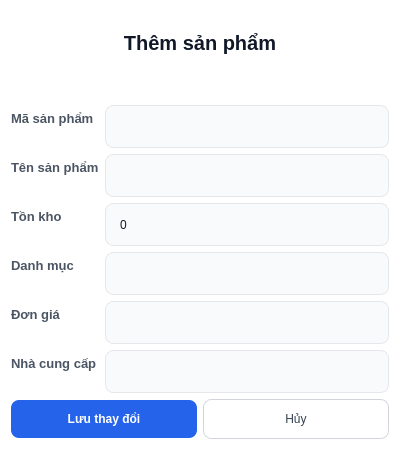
<?xml version="1.0" encoding="UTF-8"?>
<ui version="4.0">
 <class>Dialog</class>
 <widget class="QDialog" name="Dialog">
  <property name="geometry">
   <rect>
    <x>0</x>
    <y>0</y>
    <width>400</width>
    <height>450</height>
   </rect>
  </property>
  <property name="windowTitle">
   <string>Dialog</string>
  </property>
  <property name="styleSheet">
   <string notr="true">/* 1. Tổng thể Cửa sổ Dialog  */
QDialog {
    background-color: #ffffff;
    font-family: &quot;Inter&quot;, &quot;Segoe UI&quot;, sans-serif;
}

/* 2. Tiêu đề chính (Thêm sản phẩm)  */
QLabel#lblTitleThemSP {
    font-size: 20px;
    font-weight: 700;
    color: #111827;
    padding-bottom: 10px;
    margin-bottom: 15px;
}

/* 3. Nhãn thuộc tính trong Form [cite: 47, 48, 49] */
QLabel#lblMaSP, QLabel#lblTenSP, QLabel#lblDanhMuc, QLabel#lblGia, 
QLabel#lblNCC, QLabel#lblSoLuong {
    font-size: 13px;
    font-weight: 600;
    color: #4b5563;
}

/* 4. Các ô nhập liệu (Inputs, ComboBox, SpinBox) [cite: 49, 50] */
QLineEdit, QComboBox, QSpinBox {
    background-color: #f9fafb;
    border: 1px solid #e5e7eb;
    border-radius: 8px;
    padding: 8px 12px;
    color: #111827;
    min-height: 25px;
}

/* Hiệu ứng khi người dùng tương tác */
QLineEdit:focus, QComboBox:focus, QSpinBox:focus {
    border: 2px solid #2563eb;
    background-color: #ffffff;
}

/* 5. Nút bấm chức năng [cite: 50, 51] */

/* Nút LƯU (Primary Button) [cite: 51] */
QPushButton#btnLuu {
    background-color: #2563eb;
    color: #ffffff;
    font-weight: 700;
    border-radius: 8px;
    padding: 12px 24px;
    min-width: 120px;
}

QPushButton#btnLuu:hover {
    background-color: #1d4ed8;
}

/* Nút HỦY (Secondary Button) [cite: 51] */
QPushButton#btnHuy {
    background-color: #ffffff;
    color: #374151;
    border: 1px solid #d1d5db;
    border-radius: 8px;
    padding: 12px 24px;
}

QPushButton#btnHuy:hover {
    background-color: #f3f4f6;
}

/* 6. Tùy chỉnh mũi tên cho ComboBox &amp; SpinBox */
QComboBox::drop-down, QSpinBox::up-button, QSpinBox::down-button {
    border: none;
    background: transparent;
}</string>
  </property>
  <layout class="QVBoxLayout" name="verticalLayout">
   <item>
    <widget class="QLabel" name="lblTitleThemSP">
     <property name="text">
      <string>Thêm sản phẩm</string>
     </property>
     <property name="alignment">
      <set>Qt::AlignCenter</set>
     </property>
    </widget>
   </item>
   <item>
    <layout class="QFormLayout" name="formLayout">
     <item row="1" column="0">
      <widget class="QLabel" name="lblMaSP">
       <property name="text">
        <string>Mã sản phẩm</string>
       </property>
      </widget>
     </item>
     <item row="1" column="1">
      <widget class="QLineEdit" name="txtReadOnlyMaSP">
       <property name="readOnly">
        <bool>true</bool>
       </property>
      </widget>
     </item>
     <item row="2" column="0">
      <widget class="QLabel" name="lblTenSP">
       <property name="text">
        <string>Tên sản phẩm</string>
       </property>
      </widget>
     </item>
     <item row="2" column="1">
      <widget class="QLineEdit" name="txtTenSP"/>
     </item>
     <item row="3" column="0">
      <widget class="QLabel" name="lblSoLuong">
       <property name="text">
        <string>Tồn kho</string>
       </property>
      </widget>
     </item>
     <item row="3" column="1">
      <widget class="QSpinBox" name="spnSoLuong"/>
     </item>
     <item row="4" column="0">
      <widget class="QLabel" name="lblDanhMuc">
       <property name="text">
        <string>Danh mục</string>
       </property>
      </widget>
     </item>
     <item row="4" column="1">
      <widget class="QComboBox" name="cbDanhMuc"/>
     </item>
     <item row="5" column="0">
      <widget class="QLabel" name="lblGia">
       <property name="text">
        <string>Đơn giá</string>
       </property>
      </widget>
     </item>
     <item row="5" column="1">
      <widget class="QLineEdit" name="txtGia"/>
     </item>
     <item row="6" column="0">
      <widget class="QLabel" name="lblNCC">
       <property name="text">
        <string>Nhà cung cấp</string>
       </property>
      </widget>
     </item>
     <item row="6" column="1">
      <widget class="QComboBox" name="cbNCC"/>
     </item>
    </layout>
   </item>
   <item>
    <layout class="QHBoxLayout" name="horizontalLayout">
     <item>
      <widget class="QPushButton" name="btnLuu">
       <property name="text">
        <string>Lưu thay đổi</string>
       </property>
      </widget>
     </item>
     <item>
      <widget class="QPushButton" name="btnHuy">
       <property name="text">
        <string>Hủy</string>
       </property>
      </widget>
     </item>
    </layout>
   </item>
  </layout>
 </widget>
 <resources/>
 <connections/>
</ui>
